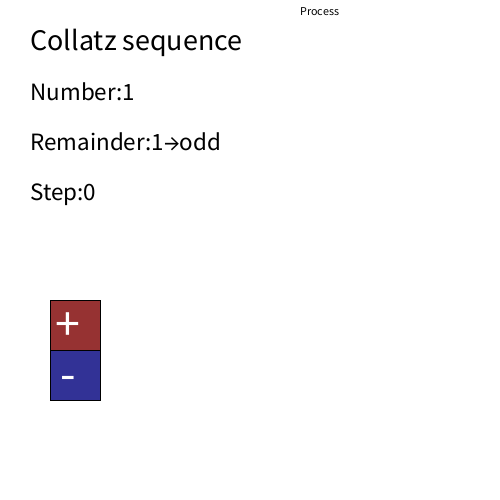
Frame 1 (no input)
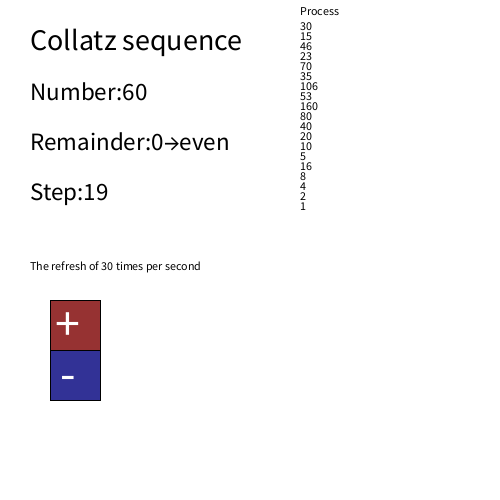
Frame 60 (the mouse pressed at the canvas centre just before this capture)
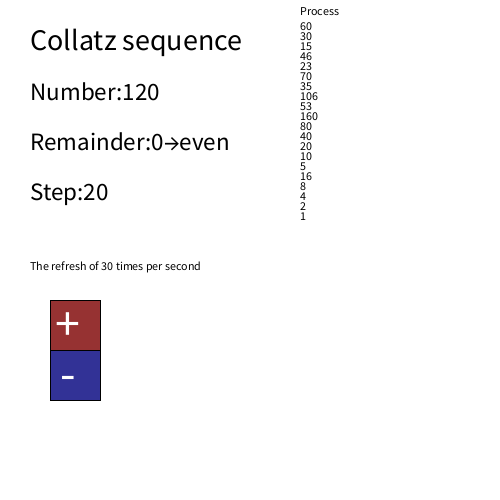
Frame 120 (the mouse held since frame 60 and released just before this capture)

The Processing sketch that drew these frames (run headless with seeded random() and noise(); from frame 60 on, the mouse is pressed at the canvas centre):

// Processing sketch: processing_116231
// ── processing_116231.pde

int num;
int numCalc;
int numJdgA;
int numJdgB;
int count = 0;
String numStr=""; 
int i;
int FRate=30;

void setup() {
  size(500, 500);
  background(255,255,255,255);
  frameRate(FRate);
}

void draw() {
  background(255,255,255,200);

  frameRate(FRate);
  if(FRate <= 1){ FRate = 1; }
  textSize(12);
  text("The refresh of " + FRate + " times per second", 30, 270);

  textSize(50);
  fill(150,50,50,255);
  rect(50,300,50,50);
  fill(255,255,255,255);
  text("+",55,340);

  fill(50,50,150,255);
  rect(50,350,50,50);
  fill(255,255,255,255);
  text("-",60,390);

  fill(0,0,0,255);
  stroke(0,0,0,255);

  textSize(12);
  text("Process", 300, 15);

  i = 0;
  num = num + 1;
  numCalc = num;
  numJdgA = num % 2;
  numJdgB = numJdgA;
  
  while (numCalc > 1) {
    numJdgB = numCalc % 2;
      if(numJdgB == 1) {
        numCalc = numCalc * 3 + 1;
        text(numCalc, 300, 30+i*10);
        i = i + 1;
      }
      if(numJdgB == 0) {
        numCalc = numCalc / 2;
        text(numCalc, 300, 30+i*10);
        i = i + 1;
      }
  }
  
  textSize(25); 
  if(numJdgA >= 1){
      numStr = "odd";
    }  else {
      numStr = "even";
  }  

  textSize(30); 
  text("Collatz sequence ", 30, 50);  
  
  textSize(25); 
  text("Number:" + num, 30, 100);  
  text("Remainder:" + numJdgA + "→" + numStr, 30, 150);
  text("Step:" + i, 30, 200);  

}

void mouseClicked(){
  if(mouseX>=50 && mouseX<=100 && mouseY>=300 && mouseY<=350){ FRate = FRate + 1; }
  if(mouseX>=50 && mouseX<=100 && mouseY>=350 && mouseY<=400){ FRate = FRate - 1; } 
  if(FRate <= 1){ FRate = 1; }
}
